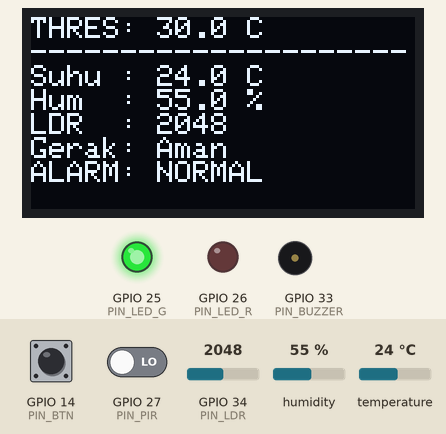
This sketch was run on a simulated ESP32. Shown: 128×64 one-colour display, output pins drawn as LEDs (lit = HIGH), buzzer (waves = sounding). The test bench sets the inputs (shaded band); at power-on: temperature 24 °C, GPIO 14 (PIN_BTN) HIGH, GPIO 27 (PIN_PIR) LOW, GPIO 34 (PIN_LDR) = 2048, humidity 55 %. WiFi joins after 1.5 s; servers stay silent unless stated; random numbers use the default seed unless the sketch sets one; EEPROM starts erased; no MQTT or app messages arrive unless stated; what the sketch prints to the serial monitor is not drawn.

Above: at 2.8 s.
2.9 s: temperature set to 29.4 °C
At 7.2 s:
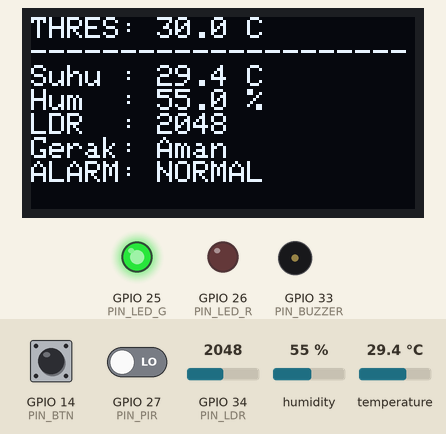
8.1 s: temperature set to 30.7 °C
At 12.2 s:
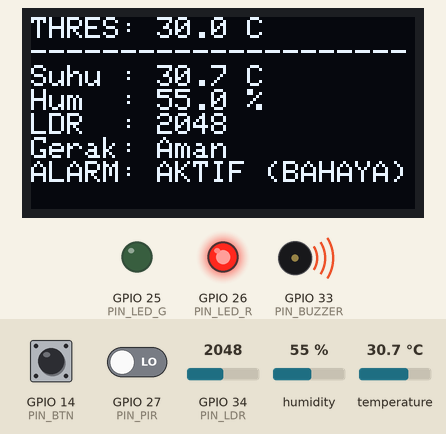
13.1 s: GPIO 14 (PIN_BTN) pulled LOW for 0.15 s
At 17.2 s:
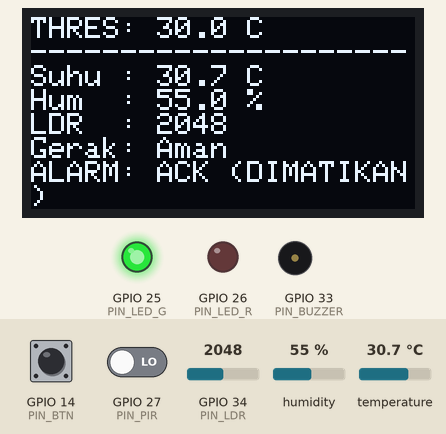
18.1 s: GPIO 27 (PIN_PIR) driven HIGH
At 22.2 s:
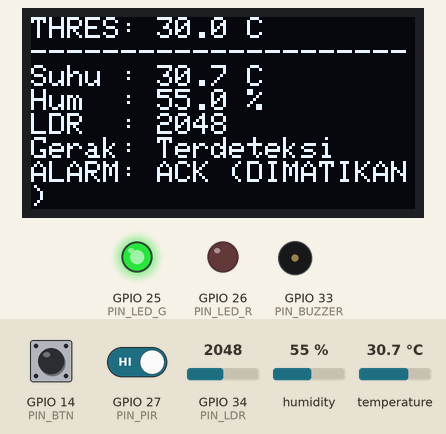
23.1 s: temperature set to 12 °C
At 27.3 s:
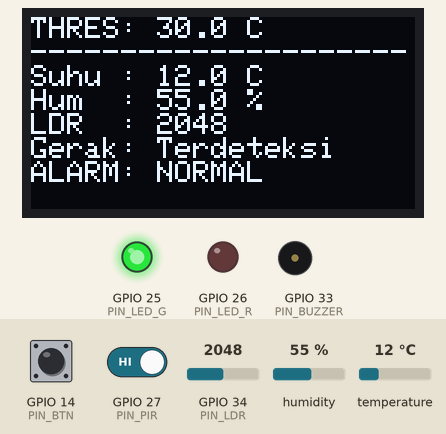
28.1 s: temperature set to 33 °C
At 32.3 s:
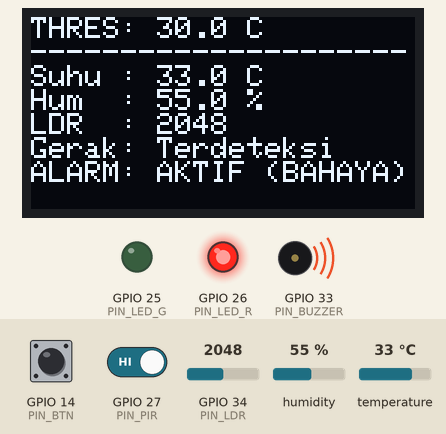
Timing chart, 0 to 33.8 s (numbered marks = the images above; inputs shaded):
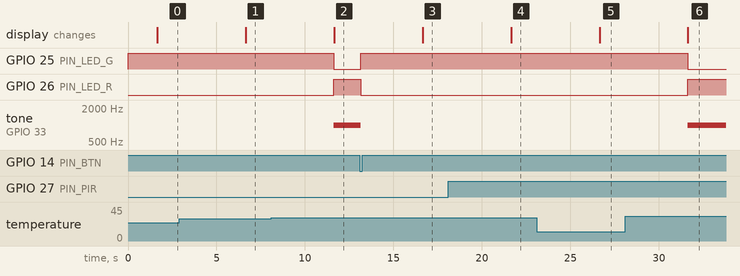

The sketch:

sketch.ino
```cpp
#include <Arduino.h>
#include <WiFi.h>
#include <WiFiClientSecure.h>
#include <PubSubClient.h>
#include <ArduinoJson.h>
#include <Preferences.h>
#include <esp_sleep.h>
#include "secrets.h"
#include "sensor.h"
#include "alarm.h"
#include "display.h"

// WiFiClientSecure untuk enkripsi TLS pada koneksi MQTT
WiFiClientSecure wifiClient;
PubSubClient mqtt(wifiClient);
Preferences prefs;

// Menyimpan hitungan boot di memori RTC yang bertahan saat Deep Sleep
RTC_DATA_ATTR unsigned long bootCount = 0;

float tempThreshold = 30.0;
unsigned long lastRead = 0;
const unsigned long READ_INTERVAL_MS = 5000;

unsigned long lastMqttRetry = 0;
const unsigned long MQTT_RETRY_INTERVAL_MS = 5000;
bool firstMqttAttempt = true;

SensorReadings lastData = {25.0, 50.0, 0, false, false};
float currentTemp = 25.0;

int pendingSleepSec = 0;

// Spesifikasi Topik MQTT
String topicTelemetry = String("smartroom/") + DEVICE_ID + "/telemetry";
String topicCommand   = String("smartroom/") + DEVICE_ID + "/command";
String topicStatus    = String("smartroom/") + DEVICE_ID + "/status";

// Mode Hemat Daya (Deep Sleep)
void enterDeepSleep(uint64_t sleepTimeSec) {
  Serial.printf("\n[POWER] Masuk mode Deep Sleep selama %llu detik...\n", sleepTimeSec);

  if (mqtt.connected()) {
    mqtt.publish(topicStatus.c_str(), "offline", true);
    mqtt.loop();
    delay(150);
    mqtt.disconnect();
  }

  turnOffDisplay();
  digitalWrite(PIN_LED_G, LOW);
  digitalWrite(PIN_LED_R, LOW);
  noTone(PIN_BUZZER);
  WiFi.disconnect(true);
  WiFi.mode(WIFI_OFF);

  Serial.flush();
  delay(sleepTimeSec * 1000ULL);

  esp_sleep_enable_timer_wakeup(1000ULL);
  esp_deep_sleep_start();
}

// Callback Subscribed Command
void onMessage(char* topic, byte* payload, unsigned int len) {
  JsonDocument doc;
  DeserializationError error = deserializeJson(doc, payload, len);

  if (error) {
    Serial.printf("[MQTT] Gagal parse JSON command: %s\n", error.c_str());
    return;
  }

  // Ubah ambang suhu & implementasi NVS/Preferences (Bonus 1)
  if (doc["threshold"].is<float>() || doc["threshold"].is<int>()) {
    tempThreshold = doc["threshold"].as<float>();

    prefs.begin("smartroom", false);
    prefs.putFloat("threshold", tempThreshold);
    prefs.end();

    Serial.printf("[MQTT RX & NVS] Ambang suhu diubah ke: %.1f C\n", tempThreshold);
    updateAlarmLogic(currentTemp, tempThreshold);
    updateDisplay(lastData, tempThreshold, isAlarmActive(), isAlarmAcknowledged());
  }

  // Flagging Deep Sleep untuk dieksekusi di loop()
  if (doc["sleep_s"].is<int>()) {
    int sleepSec = doc["sleep_s"].as<int>();
    if (sleepSec > 0) {
      pendingSleepSec = sleepSec;
    }
  }
}

// Koneksi Wi-Fi
void connectWifi() {
  Serial.printf("[WIFI] Menghubungkan ke %s", WIFI_SSID);
  WiFi.mode(WIFI_STA);
  WiFi.setAutoReconnect(true);
  WiFi.begin(WIFI_SSID, WIFI_PASS, 6);

  unsigned long startAttempt = millis();
  while (WiFi.status() != WL_CONNECTED && millis() - startAttempt < 10000) {
    delay(250);
    Serial.print(".");
  }

  if (WiFi.status() == WL_CONNECTED) {
    Serial.printf("\n[WIFI] Terhubung! IP: %s\n", WiFi.localIP().toString().c_str());
  } else {
    Serial.println("\n[WIFI] Timeout awal! Auto-reconnect berjalan di background.");
  }
}

// Koneksi MQTT over TLS (Port 8883) dengan Last Will & Testament
void connectMqtt() {
  if (WiFi.status() != WL_CONNECTED || mqtt.connected()) return;

  if (!firstMqttAttempt && (millis() - lastMqttRetry < MQTT_RETRY_INTERVAL_MS)) {
    return;
  }
  firstMqttAttempt = false;
  lastMqttRetry = millis();

  Serial.printf("[MQTT TLS] Menghubungkan ke %s:%d...\n", MQTT_HOST, MQTT_PORT);

  randomSeed(micros());
  String clientId = String("esp32-") + DEVICE_ID + "-" + String(random(0xffff), HEX);

  if (mqtt.connect(clientId.c_str(), nullptr, nullptr, topicStatus.c_str(), 1, true, "offline")) {
    Serial.println("[MQTT TLS] Terhubung ke broker dengan enkripsi TLS!");
    mqtt.publish(topicStatus.c_str(), "online", true);
    mqtt.subscribe(topicCommand.c_str());
    Serial.printf("[MQTT TLS] Subscribed ke: %s\n", topicCommand.c_str());
  } else {
    Serial.printf("[MQTT TLS] Gagal terhubung (rc=%d), coba lagi dalam 5 detik.\n", mqtt.state());
  }
}

// Publish telemetri JSON ke smartroom/<device_id>/telemetry tiap 5 detik
void publishTelemetry(const SensorReadings& data) {
  if (!mqtt.connected()) return;

  JsonDocument doc;
  doc["device_id"] = DEVICE_ID;
  doc["temp_c"]    = serialized(String(data.temp, 1));
  doc["humidity"]  = serialized(String(data.hum, 1));
  doc["light_raw"] = data.light;
  doc["motion"]    = data.motion;
  doc["alarm"]     = isAlarmActive();
  doc["uptime_s"]  = millis() / 1000;

  char payload[256];
  serializeJson(doc, payload);

  mqtt.publish(topicTelemetry.c_str(), payload);
  Serial.printf("[MQTT TX] %s -> %s\n", topicTelemetry.c_str(), payload);
}

void setup() {
  Serial.begin(115200);
  bootCount++;

  // Ambil ambang suhu dari NVS
  prefs.begin("smartroom", false);
  tempThreshold = prefs.getFloat("threshold", 30.0);
  prefs.end();
  Serial.printf("\n[BOOT #%lu] Ambang suhu dimuat dari NVS: %.1f C\n", bootCount, tempThreshold);

  initSensor();
  initAlarm();
  initDisplay();

  wifiClient.setInsecure();

  connectWifi();
  mqtt.setServer(MQTT_HOST, MQTT_PORT);
  mqtt.setCallback(onMessage);

  firstMqttAttempt = true;
  connectMqtt();

  Serial.println("=== SMART ROOM MONITOR ===");
}

void loop() {
  if (WiFi.status() == WL_CONNECTED) {
    if (!mqtt.connected()) {
      connectMqtt();
    } else {
      mqtt.loop();
    }
  }

  // Eksekusi Deep Sleep di luar callback MQTT jika ada perintah masuk
  if (pendingSleepSec > 0) {
    int duration = pendingSleepSec;
    pendingSleepSec = 0;
    enterDeepSleep(duration);
  }

  // Pembacaan & Publish Telemetri
  if (lastRead == 0 || (millis() - lastRead >= READ_INTERVAL_MS)) {
    lastRead = millis();

    lastData = readSensors();
    currentTemp = lastData.temp;

    updateAlarmLogic(currentTemp, tempThreshold);
    updateDisplay(lastData, tempThreshold, isAlarmActive(), isAlarmAcknowledged());

    Serial.printf("[DATA] Suhu: %.1fC (Thres: %.1fC) | Hum: %.1f%% | LDR: %d | PIR: %d | Alarm: %s\n",
                  lastData.temp, tempThreshold, lastData.hum, lastData.light, lastData.motion,
                  isAlarmActive() ? "ON" : (isAlarmAcknowledged() ? "ACK" : "OFF"));

    publishTelemetry(lastData);
  }

  checkAckButton(currentTemp, tempThreshold);
}
```

alarm.cpp
```cpp
#include "alarm.h"

static bool alarmActive = false;
static bool alarmAcked = false;

// Variabel untuk non-blocking debounce tombol
static int lastBtnReading = HIGH;
static int stableBtnState = HIGH;
static unsigned long lastDebounceTime = 0;
static const unsigned long DEBOUNCE_MS = 50;

static void applyAlarmOutputs() {
  if (alarmActive) {
    digitalWrite(PIN_LED_G, LOW);
    digitalWrite(PIN_LED_R, HIGH);
    tone(PIN_BUZZER, 1000);
  } else {
    digitalWrite(PIN_LED_G, HIGH);
    digitalWrite(PIN_LED_R, LOW);
    noTone(PIN_BUZZER);
  }
}

void initAlarm() {
  pinMode(PIN_LED_G, OUTPUT);
  pinMode(PIN_LED_R, OUTPUT);
  pinMode(PIN_BUZZER, OUTPUT);
  pinMode(PIN_BTN, INPUT_PULLUP);
  applyAlarmOutputs();
}

void updateAlarmLogic(float currentTemp, float threshold) {
  if (currentTemp > threshold) {
    if (!alarmAcked) {
      alarmActive = true;
    } else {
      alarmActive = false;
    }
  } else {
    alarmActive = false;
    alarmAcked = false;
  }
  applyAlarmOutputs();
}

void checkAckButton(float currentTemp, float threshold) {
  int reading = digitalRead(PIN_BTN);

  if (reading != lastBtnReading) {
    lastDebounceTime = millis();
  }

  if ((millis() - lastDebounceTime) > DEBOUNCE_MS) {
    if (reading != stableBtnState) {
      stableBtnState = reading;
      if (stableBtnState == LOW && alarmActive && currentTemp > threshold) {
        alarmAcked = true;
        alarmActive = false;
        applyAlarmOutputs();
        Serial.println("[ALARM] Tombol ditekan! Alarm dimatikan.");
      }
    }
  }
  lastBtnReading = reading;
}

bool isAlarmActive() {
  return alarmActive;
}

bool isAlarmAcknowledged() {
  return alarmAcked;
}
```

alarm.h
```cpp
#pragma once
#include <Arduino.h>

#define PIN_LED_G  25
#define PIN_LED_R  26
#define PIN_BUZZER 33
#define PIN_BTN    14

void initAlarm();
void updateAlarmLogic(float currentTemp, float threshold);
void checkAckButton(float currentTemp, float threshold);
bool isAlarmActive();
bool isAlarmAcknowledged();
```

display.cpp
```cpp
#include "display.h"
#include <Wire.h>
#include <Adafruit_GFX.h>
#include <Adafruit_SSD1306.h>

static Adafruit_SSD1306 oled(128, 64, &Wire, -1);
static bool oledReady = false;

void initDisplay() {
  Wire.begin(PIN_OLED_SDA, PIN_OLED_SCL);
  if (!oled.begin(SSD1306_SWITCHCAPVCC, 0x3C)) {
    Serial.println("[ERROR] OLED gagal diinisialisasi!");
    oledReady = false;
    return;
  }
  oledReady = true;
  oled.clearDisplay();
  oled.setTextSize(1);
  oled.setTextColor(SSD1306_WHITE);
  oled.setCursor(0, 0);
  oled.println("Smart Room Monitor");
  oled.println("Menunggu data...");
  oled.display();
}

void updateDisplay(const SensorReadings& data, float threshold, bool alarmActive, bool alarmAcked) {
  if (!oledReady) return;

  oled.clearDisplay();
  oled.setCursor(0, 0);
  oled.printf("THRES: %.1f C %s\n", threshold, data.dhtError ? "[ERR]" : "");
  oled.println("---------------------");
  oled.printf("Suhu : %.1f C\n", data.temp);
  oled.printf("Hum  : %.1f %%\n", data.hum);
  oled.printf("LDR  : %d\n", data.light);
  oled.printf("Gerak: %s\n", data.motion ? "Terdeteksi" : "Aman");

  if (alarmActive) {
    oled.println("ALARM: AKTIF (BAHAYA)");
  } else if (alarmAcked) {
    oled.println("ALARM: ACK (DIMATIKAN)");
  } else {
    oled.println("ALARM: NORMAL");
  }

  oled.display();
}

void turnOffDisplay() {
  if (!oledReady) return;
  oled.clearDisplay();
  oled.display();
  oled.ssd1306_command(SSD1306_DISPLAYOFF);
}
```

display.h
```cpp
#pragma once
#include <Arduino.h>
#include "sensor.h"

#define PIN_OLED_SDA 21
#define PIN_OLED_SCL 22

void initDisplay();
void updateDisplay(const SensorReadings& data, float threshold, bool alarmActive, bool alarmAcked);
void turnOffDisplay();
```

secrets.h
```cpp
#pragma once

#define WIFI_SSID "Wokwi-GUEST"
#define WIFI_PASS ""
#define MQTT_HOST "broker.emqx.io"
#define MQTT_PORT 8883
#define DEVICE_ID "room-01"  
```

sensor.cpp
```cpp
#include "sensor.h"
#include <DHT.h>

static DHT dht(PIN_DHT, DHT22);
static float lastValidTemp = 25.0;
static float lastValidHum = 50.0;

void initSensor() {
  pinMode(PIN_LDR, INPUT);
  pinMode(PIN_PIR, INPUT);
  dht.begin();
}

SensorReadings readSensors() {
  SensorReadings data;
  float t = dht.readTemperature();
  float h = dht.readHumidity();

  // Validasi value DHT22 tanpa membuat perangkat hang
  if (isnan(t) || isnan(h)) {
    Serial.println("[WARN] Sensor DHT22 gagal dibaca! Menampilkan nilai valid terakhir.");
    data.temp = lastValidTemp;
    data.hum = lastValidHum;
    data.dhtError = true;
  } else {
    data.temp = t;
    data.hum = h;
    lastValidTemp = t;
    lastValidHum = h;
    data.dhtError = false;
  }

  data.light = analogRead(PIN_LDR);
  data.motion = digitalRead(PIN_PIR);
  return data;
}
```

sensor.h
```cpp
#pragma once
#include <Arduino.h>

#define PIN_DHT 4
#define PIN_LDR 34
#define PIN_PIR 27

struct SensorReadings {
  float temp;
  float hum;
  int light;
  bool motion;
  bool dhtError;
};

void initSensor();
SensorReadings readSensors();
```

Measured:
- the behaviour switches between 30 and 30.1 °C on temperature (found by bisection; images 1 and 2)
- after the input at 2.9 s, the display: changes after 3.7 s (image 1)
- after the input at 8.1 s, GPIO 25 (PIN_LED_G): HIGH → LOW after 3.5 s; GPIO 26 (PIN_LED_R): LOW → HIGH after 3.5 s; tone on GPIO 33 (PIN_BUZZER): silent → 1000 Hz after 3.5 s; the display: changes after 3.5 s (image 2)
- after the input at 13.1 s, GPIO 25 (PIN_LED_G): LOW → HIGH after 0.05 s; GPIO 26 (PIN_LED_R): HIGH → LOW after 0.05 s; tone on GPIO 33 (PIN_BUZZER): 1000 Hz → silent after 0.05 s; the display: changes after 3.5 s (image 3)
- after the input at 18.1 s, the display: changes after 3.5 s (image 4)
- after the input at 23.1 s, the display: changes after 3.6 s (image 5)
- after the input at 28.1 s, GPIO 25 (PIN_LED_G): HIGH → LOW after 3.5 s; GPIO 26 (PIN_LED_R): LOW → HIGH after 3.5 s; tone on GPIO 33 (PIN_BUZZER): silent → 1000 Hz after 3.5 s; the display: changes after 3.6 s (image 6)
